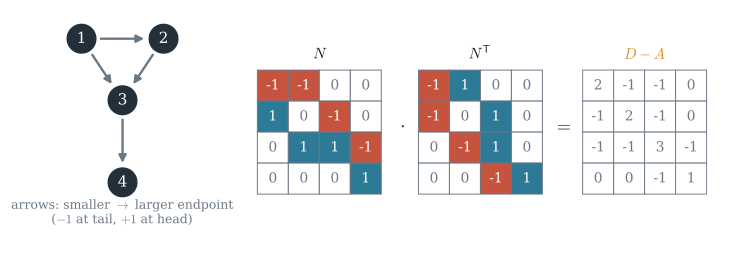

Recreate this plot in Python.
"""Fig 3 (Paper V): the oriented incidence matrix and its Gram factorization
N N^T = D - A on the triangle-with-tail graph. All entries exact."""
import numpy as np
import matplotlib.pyplot as plt
from fig_style import COL, setup, save

setup()

# triangle 1,2,3 plus tail 3-4 (paper labels 1..4; code 0..3)
E = [(0, 1), (0, 2), (1, 2), (2, 3)]
N = np.zeros((4, 4), dtype=int)
for j, (a, b) in enumerate(E):
    N[max(a, b), j] = 1
    N[min(a, b), j] = -1
L = N @ N.T
Lexp = np.array([[2, -1, -1, 0], [-1, 2, -1, 0], [-1, -1, 3, -1], [0, 0, -1, 1]])
assert (L == Lexp).all()


def draw_mat(ax, M, x0, y0, cw, ch, signed=True, fs=10):
    m, n = M.shape
    for i in range(m):
        for j in range(n):
            v = M[i, j]
            if signed and v > 0:
                fc = COL["pos"]; tc = "white"
            elif signed and v < 0:
                fc = COL["neg"]; tc = "white"
            else:
                fc = "white"; tc = COL["grey"]
            ax.add_patch(plt.Rectangle((x0 + j * cw, y0 - (i + 1) * ch), cw, ch,
                                       facecolor=fc, edgecolor=COL["grey"], lw=0.7,
                                       alpha=0.92 if v else 1.0))
            ax.text(x0 + (j + 0.5) * cw, y0 - (i + 0.5) * ch, str(v),
                    ha="center", va="center", fontsize=fs, color=tc)


fig = plt.figure(figsize=(9.0, 3.1))
gs = fig.add_gridspec(1, 2, width_ratios=[0.85, 2.3], wspace=0.10)

# left: the graph, edges drawn as arrows from smaller to larger endpoint
axG = fig.add_subplot(gs[0])
pos = {0: (0.0, 1.0), 1: (1.0, 1.0), 2: (0.5, 0.25), 3: (0.5, -0.75)}
for (a, b) in E:
    (x1, y1), (x2, y2) = pos[a], pos[b]
    axG.annotate("", xy=(x2 + 0.82 * 0, y2), xytext=(x1, y1),
                 arrowprops=dict(arrowstyle="-|>", color=COL["grey"], lw=1.7,
                                 shrinkA=14, shrinkB=14))
for v, (x, y) in pos.items():
    axG.scatter([x], [y], s=430, color=COL["node"], zorder=3)
    axG.text(x, y, str(v + 1), color="white", ha="center", va="center",
             fontsize=11, zorder=4)
axG.text(0.5, -1.25, "arrows: smaller $\\to$ larger endpoint\n($-1$ at tail, $+1$ at head)",
         ha="center", fontsize=9, color=COL["grey"])
axG.set_xlim(-0.4, 1.4); axG.set_ylim(-1.55, 1.35)
axG.set_aspect("equal"); axG.axis("off")

# right: N  N^T  =  D - A
axM = fig.add_subplot(gs[1])
draw_mat(axM, N, 0.0, 2.0, 0.5, 0.5)
axM.text(2.35, 1.0, r"$\cdot$", fontsize=14, ha="center")
draw_mat(axM, N.T, 2.6, 2.0, 0.5, 0.5)
axM.text(4.95, 1.0, r"$=$", fontsize=13, ha="center")
draw_mat(axM, L, 5.25, 2.0, 0.5, 0.5, signed=False)
axM.text(1.0, 2.18, r"$N$", ha="center", fontsize=11)
axM.text(3.6, 2.18, r"$N^{\mathsf{T}}$", ha="center", fontsize=11)
axM.text(6.25, 2.18, r"$D-A$", ha="center", fontsize=11, color=COL["accent"])
axM.set_xlim(-0.2, 7.6); axM.set_ylim(-0.4, 2.5)
axM.set_aspect("equal"); axM.axis("off")

save(fig, "mt_fig3_gram")
